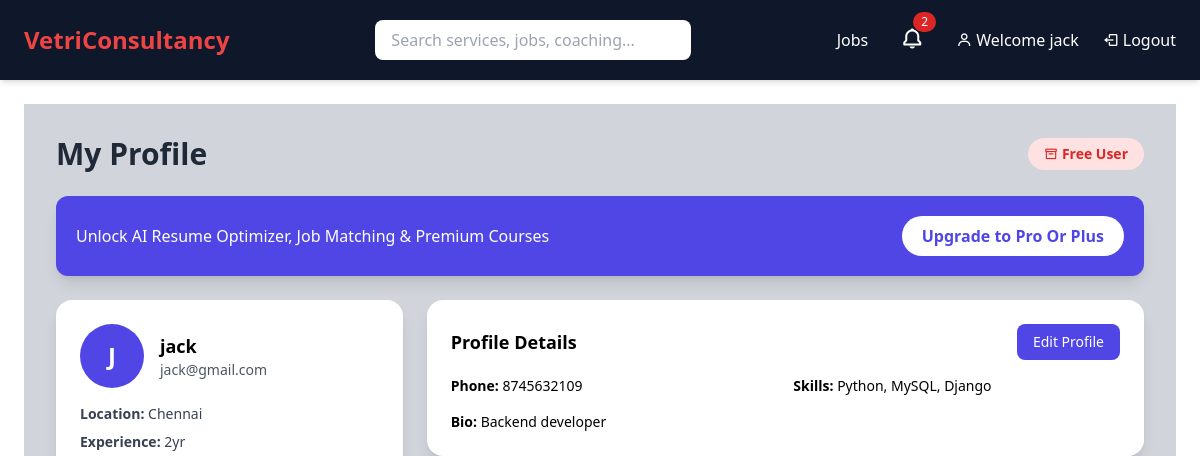
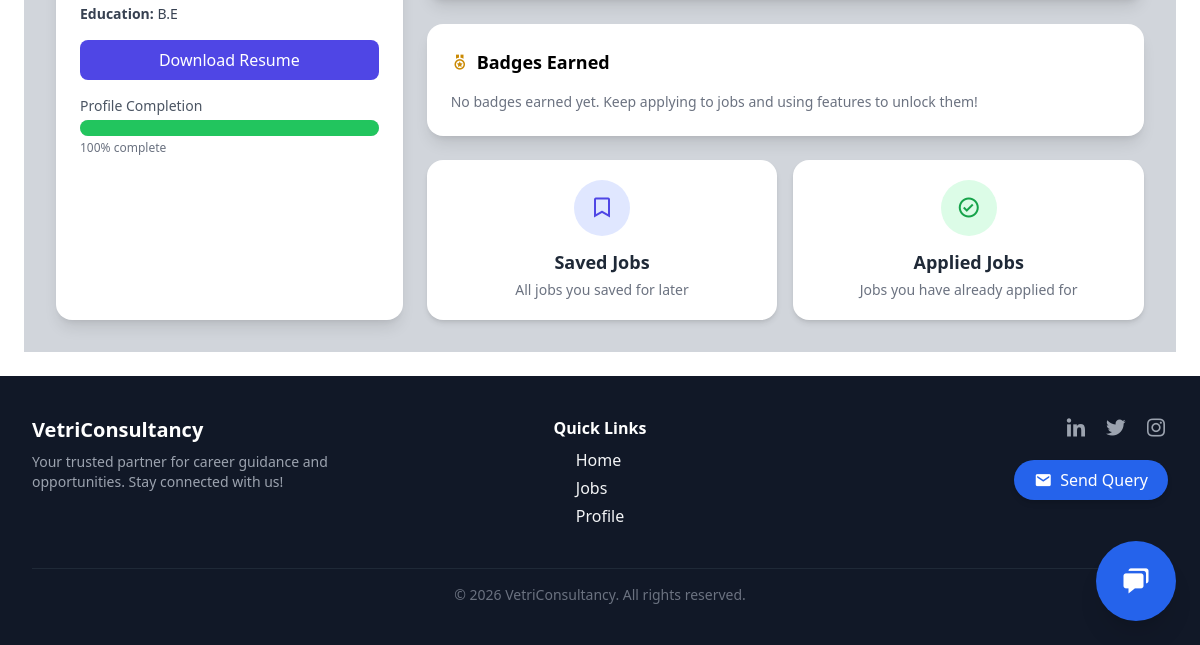
/profile/ (signed in), run on an earlier commit of the app's database (2 pictures, top to bottom).
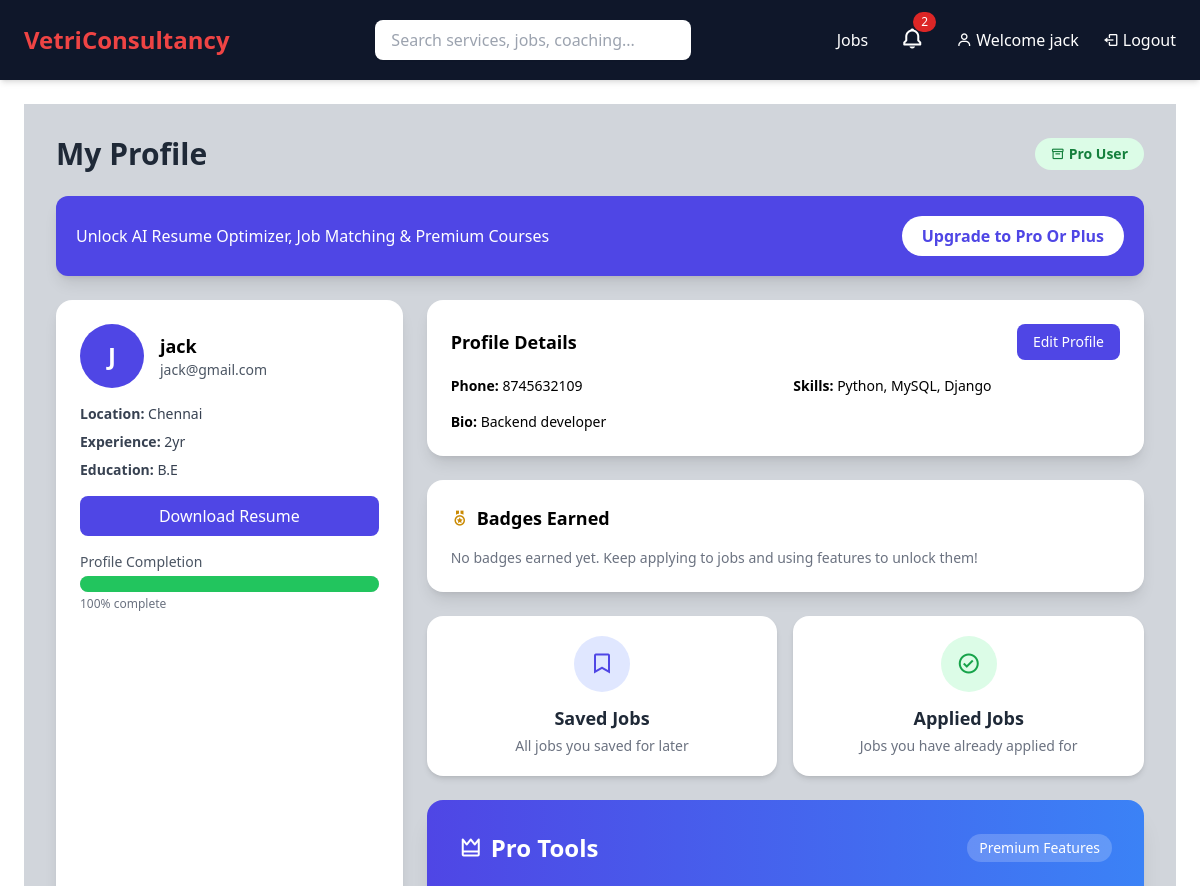
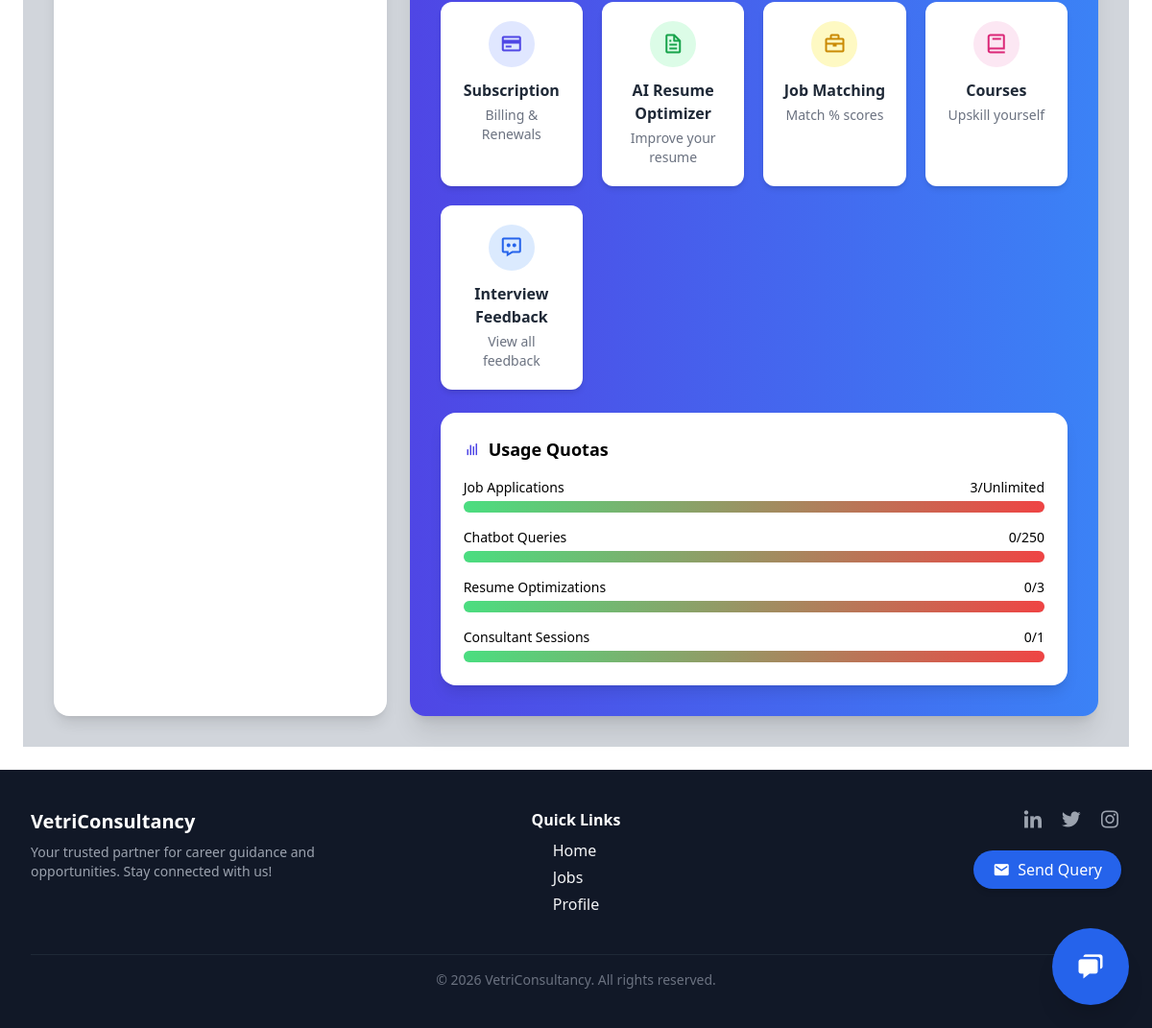
And on a later commit of the database (2 pictures, top to bottom).
### VCS/models.py (models this page shows, shortened)
class Profile(models.Model):
    user = models.OneToOneField(User, on_delete=models.CASCADE)
    phone = models.CharField(max_length=20)
    bio = models.TextField()
    education = models.CharField(max_length=200)
    location = models.CharField(max_length=100)
    experience = models.CharField(max_length=100)
    skills = models.TextField()
    resume = models.FileField(upload_to='resumes/', blank=True, null=True)
    is_pro = models.BooleanField(default=False)
    is_proplus = models.BooleanField(default=False)
    resume_optimizations_this_month = models.PositiveIntegerField(default=0)
    chatbot_queries_this_month = models.PositiveIntegerField(default=0)
    consultant_sessions_this_month = models.PositiveIntegerField(default=0)
    mock_interviews_this_month = models.PositiveIntegerField(default=0)
    courses_enrolled_this_month = models.PositiveIntegerField(default=0)
    consultant_hours_used_this_month = models.DecimalField(
        max_digits=5, decimal_places=2, default=0.0
    )
    enrolled_courses = models.ManyToManyField(
        'Course', through='Enrollment', related_name='enrolled_users'
    )
    certificates_earned = models.ManyToManyField(
        'Certificate', related_name='earned_by'
    )
    dedicated_consultant = models.ForeignKey(
        User,
        on_delete=models.SET_NULL,
        null=True,
        blank=True,
        related_name='dedicated_profiles',
        limit_choices_to={'is_staff': True}
    )
    @property
    def tier(self):
        if self.is_proplus:
            return "PROPLUS"
        elif self.is_pro:
            return "PRO"
        return "FREE"
    def get_limits(self):
        limits = {
            "FREE": {
                "applications":20,
                "chatbot": 0,
                "resume": 0,
                "consultant_sessions": 0,
                "mock_interviews": 0,
                "courses":0,
            },
            "PRO": {
                "applications": 100,
                "chatbot": 250,
                "resume": 3,
                "consultant_sessions": 1,
                "mock_interviews": 0,
                "courses": 0,
            },
            "PROPLUS": {
                "applications": None,
                "chatbot": None,
                "resume": 20,
                "consultant_sessions": 4,
                "mock_interviews": 4,
                "courses": 1,
            }
        }
        return limits[self.tier]
    def applications_this_month(self):
        now = timezone.now()
        return self.user.jobapplication_set.filter(
            applied_at__year=now.year,
            applied_at__month=now.month
        ).count()

### VCS/views.py (the view)
# urls.py: path('profile/', profile, name='profile'),
@login_required
def profile(request):
    profile, created = Profile.objects.get_or_create(user=request.user)
    fields = [profile.phone, profile.bio, profile.education, profile.location,
              profile.experience, profile.skills, profile.resume]
    filled = sum(1 for f in fields if f)
    completion = int((filled / len(fields)) * 100)
    mock_feedbacks = MockInterviewFeedback.objects.filter(appointment__application__user=request.user)
    subscription = getattr(request.user, "subscription", None)
    enrollments = Enrollment.objects.filter(profile=request.user.profile).select_related('course')[:5]  # Limit to 5 for display
    certificates = Certificate.objects.filter(enrollment__profile=request.user.profile)
    badges = UserBadge.objects.filter(user=request.user)
    if request.method == "POST":
        form = ProfileForm(request.POST, request.FILES, instance=profile)
        if form.is_valid():
            form.save()
    else:
        form = ProfileForm(instance=profile)
    return render(request, 'profile.html', {
        'form': form,
        'profile': profile,
        'completion': completion,
        'subscription': subscription,
        'mock_feedbacks': mock_feedbacks,
        'enrollments': enrollments,
        'certificates': certificates,
        'badges': badges,
    })

### VCS/forms.py
class ProfileForm(forms.ModelForm):
    class Meta:
        model = Profile
        fields = [
            'phone','bio','education','location','experience','skills','resume',
        ]
        widgets = {
            'phone': forms.TextInput(attrs={'class': 'w-full border rounded p-2'}),
            'bio': forms.Textarea(attrs={'class': 'w-full border rounded p-2'}),
            'education': forms.TextInput(attrs={'class': 'w-full border rounded p-2'}),
            'location': forms.TextInput(attrs={'class': 'w-full border rounded p-2'}),
            'experience': forms.TextInput(attrs={'class': 'w-full border rounded p-2'}),
            'skills': forms.Textarea(attrs={'class': 'w-full border rounded p-2'}),
        }

### VCS/templates/profile.html (shortened to what the changed rows need)
{% extends 'base.html' %}
{% block content %}
<link href="https://unpkg.com/boxicons@2.1.4/css/boxicons.min.css" rel="stylesheet">
<div class="max-w-7xl mx-auto bg-gray-300 px-4 sm:px-6 lg:px-8 py-8 space-y-6">
  <div class="flex flex-col sm:flex-row sm:items-center sm:justify-between gap-3">
    <h1 class="text-2xl sm:text-3xl font-bold text-gray-800">
      My Profile
    </h1>
    {% if profile.is_proplus %}
      <span class="mt-2 sm:mt-0 inline-flex items-center gap-1
                  bg-purple-100 text-purple-700 px-4 py-1.5
                  rounded-full font-semibold text-sm">
        <i class="bx bx-star"></i> Pro Plus User
      </span>
    {% elif profile.is_pro %}
      <span class="mt-2 sm:mt-0 inline-flex items-center gap-1
                  bg-green-100 text-green-700 px-4 py-1.5
                  rounded-full font-semibold text-sm">
        <i class="bx bx-box"></i> Pro User
      </span>
    {% else %}
      <span class="mt-2 sm:mt-0 inline-flex items-center gap-1
                  bg-red-100 text-red-600 px-4 py-1.5
                  rounded-full font-semibold text-sm">
        <i class="bx bx-box"></i> Free User
      </span>
    {% endif %}
  </div>
  <div class="grid grid-cols-1 lg:grid-cols-3 gap-6">
    <div class="bg-white rounded-2xl p-6 shadow-lg lg:sticky lg:top-6 space-y-4">
      <div class="flex items-center gap-4 mb-4">
        <div>
          <h2 class="text-lg font-semibold">{{ user.username }}</h2>
        </div>
      </div>
      <div class="space-y-2 text-sm text-gray-700">
        <p><b>Location:</b> {{ profile.location }}</p>
        <p><b>Experience:</b> {{ profile.experience }}</p>
        <p><b>Education:</b> {{ profile.education }}</p>
      </div>
    </div>
    <div class="lg:col-span-2 space-y-6">
      <div class="bg-white rounded-2xl shadow-lg p-6">
        <div class="grid grid-cols-1 sm:grid-cols-2 gap-4 text-sm">
          <p><b>Phone:</b> {{ profile.phone }}</p>
          <p><b>Skills:</b> {{ profile.skills }}</p>
          <p class="sm:col-span-2"><b>Bio:</b> {{ profile.bio }}</p>
        </div>
      </div>
      {% if profile.is_pro %}
      <div class="bg-gradient-to-r from-indigo-600 to-blue-500 rounded-2xl shadow-xl p-6 sm:p-8">
  <div class="flex items-center justify-between mb-6">
    <h3 class="text-xl sm:text-2xl font-semibold text-white flex items-center gap-2">
      <i class="bx bx-crown text-2xl"></i> Pro Tools
    </h3>
    <span class="text-xs sm:text-sm bg-white/20 text-white px-3 py-1 rounded-full">
      Premium Features
    </span>
  </div>
  <div class="grid grid-cols-1 sm:grid-cols-2 lg:grid-cols-4 gap-5">
    <a href="{% url 'subscription' %}"
       class="group bg-white rounded-xl p-5 shadow-md hover:shadow-xl
              transition transform hover:-translate-y-1">
      <div class="flex items-center justify-center w-12 h-12 rounded-full
                  bg-indigo-100 text-indigo-600 mb-3 mx-auto">
        <i class="bx bx-credit-card text-2xl"></i>
      </div>
      <h4 class="text-center font-semibold text-gray-800">Subscription</h4>
      <p class="text-center text-gray-500 text-sm mt-1">Billing & Renewals</p>
    </a>
    <a href="{% url 'resume_ai' %}"
       class="group bg-white rounded-xl p-5 shadow-md hover:shadow-xl
              transition transform hover:-translate-y-1">
      <div class="flex items-center justify-center w-12 h-12 rounded-full
                  bg-green-100 text-green-600 mb-3 mx-auto">
        <i class="bx bx-file text-2xl"></i>
      </div>
      <h4 class="text-center font-semibold text-gray-800">AI Resume Optimizer</h4>
      <p class="text-center text-gray-500 text-sm mt-1">Improve your resume</p>
    </a>
    <a href="{% url 'job_matching' %}"
       class="group bg-white rounded-xl p-5 shadow-md hover:shadow-xl
              transition transform hover:-translate-y-1">
      <div class="flex items-center justify-center w-12 h-12 rounded-full
                  bg-yellow-100 text-yellow-600 mb-3 mx-auto">
        <i class="bx bx-briefcase text-2xl"></i>
      </div>
      <h4 class="text-center font-semibold text-gray-800">Job Matching</h4>
      <p class="text-center text-gray-500 text-sm mt-1">Match % scores</p>
    </a>
    <a href="{% url 'courses' %}"
       class="group bg-white rounded-xl p-5 shadow-md hover:shadow-xl
              transition transform hover:-translate-y-1">
      <div class="flex items-center justify-center w-12 h-12 rounded-full
                  bg-pink-100 text-pink-600 mb-3 mx-auto">
        <i class="bx bx-book text-2xl"></i>
      </div>
      <h4 class="text-center font-semibold text-gray-800">Courses</h4>
      <p class="text-center text-gray-500 text-sm mt-1">Upskill yourself</p>
    </a>
    <a href="{% url 'courses' %}"
       class="group bg-white rounded-xl p-5 shadow-md hover:shadow-xl
              transition transform hover:-translate-y-1">
              <div class="flex items-center justify-center w-12 h-12 rounded-full bg-blue-100 text-blue-600 mb-3 mx-auto">
        <i class="bx bx-message-dots text-2xl"></i>
      </div>
      <h4 class="text-center font-semibold text-gray-800">Interview Feedback</h4>
      <p class="text-center text-gray-500 text-sm mt-1">View all feedback</p>
    </a>
  </div>
  <div class="mt-6 bg-white rounded-2xl shadow-lg p-6">
    <h3 class="text-lg font-semibold mb-4 flex items-center gap-2">
      <i class="bx bx-bar-chart text-indigo-600"></i> Usage Quotas
    </h3>
    <div class="space-y-4">
      <div>
        <div class="flex justify-between text-sm mb-1">
          <span>Job Applications</span>
          <span>{{ profile.applications_this_month }}/{{ profile.application_limit|default:"Unlimited" }}</span>
        </div>
        <div class="w-full bg-gray-300 rounded-full h-3">
          <div class="h-3 rounded-full bg-gradient-to-r from-green-400 to-red-500" style="width: {{ quota_data.applications_percent }}%;"></div>
        </div>
      </div>
      {% if profile.is_pro or profile.is_proplus %}
      <div>
        <div class="flex justify-between text-sm mb-1">
          <span>Chatbot Queries</span>
          <span>{{ profile.chatbot_queries_this_month }}/{{ profile.get_limits.chatbot|default:"Unlimited" }}</span>
        </div>
        <div class="w-full bg-gray-300 rounded-full h-3">
          <div class="h-3 rounded-full bg-gradient-to-r from-green-400 to-red-500" style="width: {{ quota_data.chatbot_percent }}%;"></div>
        </div>
      </div>
      {% endif %}
      {% if profile.is_pro or profile.is_proplus %}
      <div>
        <div class="flex justify-between text-sm mb-1">
          <span>Resume Optimizations</span>
          <span>{{ profile.resume_optimizations_this_month }}/{{ profile.get_limits.resume|default:"Unlimited" }}</span>
        </div>
        <div class="w-full bg-gray-300 rounded-full h-3">
          <div class="h-3 rounded-full bg-gradient-to-r from-green-400 to-red-500" style="width: {{ quota_data.resume_percent }}%;"></div>
        </div>
      </div>
      {% endif %}
      {% if profile.is_pro or profile.is_proplus %}
      <div>
        <div class="flex justify-between text-sm mb-1">
          <span>Consultant Sessions</span>
          <span>{{ profile.consultant_sessions_this_month }}/{{ profile.get_limits.consultant_sessions|default:"Unlimited" }}</span>
        </div>
        <div class="w-full bg-gray-300 rounded-full h-3">
          <div class="h-3 rounded-full bg-gradient-to-r from-green-400 to-red-500" style="width: {{ quota_data.consultant_percent }}%;"></div>
        </div>
      </div>
      {% endif %}
    </div>
  </div>
      {% endif %}
    </div>
  </div>
</div>
{% endblock %}

What changed in the data, as far as the page shows it:
changed Profile "Chennai": is_pro False → True (drawn); applications_this_month (not shown) → "3"; chatbot_queries_this_month (not shown) → "0"; get_limits.chatbot (not shown) → "250"; resume_optimizations_this_month (not shown) → "0"; get_limits.resume (not shown) → "3"; consultant_sessions_this_month (not shown) → "0"; get_limits.consultant_sessions (not shown) → "1"
Also different on the page:
{{ profile.application_limit|default:"Unlimited" }}: (not shown) → "Unlimited"
text no longer shown: "Free User"
text now shown: "Pro User Pro Tools Premium Features Subscription Billing & Renewals AI Resume Optimizer Improve your resume Job Matching Match % scores Courses Upskill yourself Interview Feedback View all feedback Usage Quotas Job Applications / Chatbot Queries / Resume Optimizations / Consultant Sessions /"
